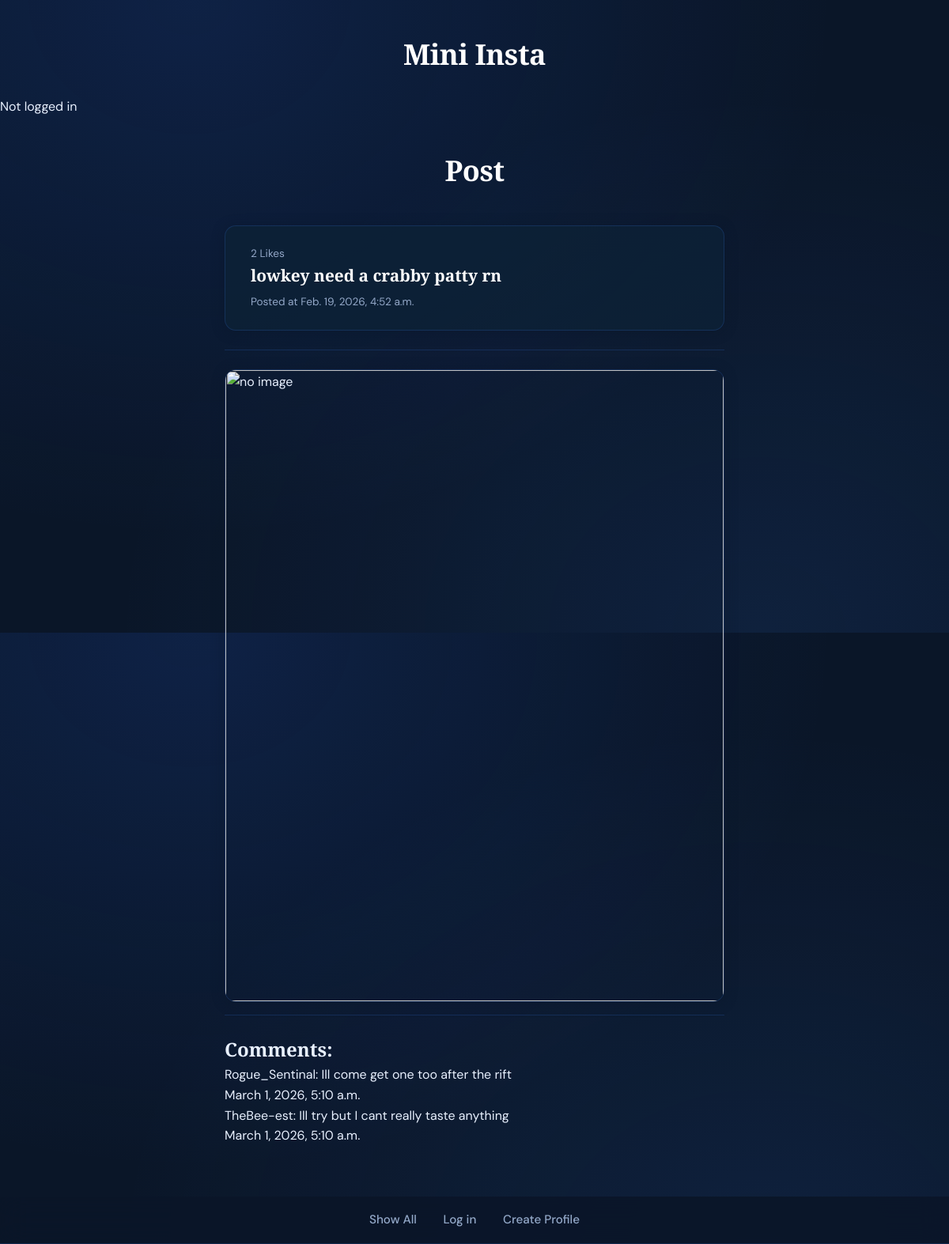
The app's page /mini_insta/post/1 with its own data.
### mini_insta/models.py (models this page shows, shortened)
class Post(models.Model):
  profile = models.ForeignKey(Profile, on_delete=models.CASCADE)
  caption = models.TextField(blank=False)
  timestamp=models.DateTimeField(auto_now=True)
  def get_all_photos(self):
    photos = Photo.objects.filter(post=self).order_by('-timestamp')
    return photos
  def get_all_comments(self):
    comments = Comment.objects.filter(post=self).order_by('-timestamp')
    return comments
  def get_likes(self):
    likes = Like.objects.filter(post=self)
    return likes

class Comment(models.Model):
  post = models.ForeignKey(Post, on_delete=models.CASCADE)
  profile = models.ForeignKey(Profile, on_delete=models.CASCADE)
  timestamp = models.DateTimeField(auto_now=True)
  text = models.TextField(blank=False)

class Profile(models.Model):
  user = models.ForeignKey(User, on_delete=models.CASCADE)
  username=models.TextField(blank=True)
  display_name=models.TextField(blank=True)
  profile_image_url = models.URLField(blank=True)
  bio_text=models.TextField(blank=True)
  join_date=models.DateTimeField(auto_now=True)

### mini_insta/views.py (the view)
# urls.py: path('post/<int:pk>', PostDetailView.as_view(), name='post'),
class PostDetailView(DetailView):
    model = Post
    template_name = 'mini_insta/show_post.html'
    context_object_name = 'post'
    def get_context_data(self, **kwargs):
        context = super().get_context_data(**kwargs)
        if self.request.user.is_authenticated:
            my_profile = Profile.objects.get(user=self.request.user)
            context['my_profile'] = my_profile
            context['user_likes_post'] = Like.objects.filter(profile=my_profile, post=self.object).exists()
        return context

### mini_insta/templates/mini_insta/show_post.html (shortened to what this page needs)
{% extends 'mini_insta/base.html' %}
{% block content %}
<h1>Post</h1>
<main class="single-post-container">
  <article>
    <div>
      <p>{{ post.get_likes.count }} Likes
      </p>
      <h2>{{ post.caption }}</h2>
      <p>Posted at {{ post.timestamp }}</p>
    </div>
  </article>
  <hr>
  {% for photo in post.get_all_photos %}
    <img src="{{ photo.get_image_url }}" alt="">
  {% empty %}
    <img src="/static/no-image.png" alt="no image">
  {% endfor %}
  <hr>
  <h2>Comments:</h2>
  {% for comment in post.get_all_comments %}
    <p>{{ comment.profile.username }}: {{ comment.text }}</p>
    <p>{{ comment.timestamp }}</p>
  {% empty %}
    <p>No comments yet.</p>
  {% endfor %}
</main>
{% endblock %}

### static/styles-blog.css (style rules this page uses)
:root { --blue-deep: #0a1628; --blue-dark: #0d2137; --blue-mid: #1a3a5c; --blue-accent: #2563eb; --blue-bright: #3b82f6; --blue-light: #60a5fa; --blue-glow: #93c5fd; --blue-subtle: #dbeafe; --white: #ffffff; --off-white: #f0f6ff; --text-primary: #e8f0fe; --text-muted: #93a8c8; --border: rgba(59, 130, 246, 0.18); --card-bg: rgba(13, 33, 55, 0.85); --radius: 14px; --radius-sm: 8px; --shadow: 0 4px 32px rgba(10, 22, 40, 0.6); --shadow-card: 0 2px 16px rgba(10, 22, 40, 0.4); }
*, *::before, *::after { box-sizing: border-box; margin: 0; padding: 0; }
html { scroll-behavior: smooth; }
body { font-family: 'DM Sans', sans-serif; background-color: var(--blue-deep); background-image: radial-gradient(ellipse at 20% 0%, rgba(37, 99, 235, 0.15) 0%, transparent 60%), radial-gradient(ellipse at 80% 100%, rgba(59, 130, 246, 0.10) 0%, transparent 60%); color: var(--text-primary); min-height: 100vh; line-height: 1.6; }
h1, h2, h3 { font-family: 'Playfair Display', serif; font-weight: 600; }
h1 { font-size: clamp(1.6rem, 3vw, 2.4rem); color: var(--white); text-align: center; padding: 2.5rem 1rem 1.5rem; letter-spacing: -0.5px; }
.single-post-container { max-width: 680px; margin: 0 auto; padding: 1rem 1.5rem 4rem; }
.single-post-container article { background: var(--card-bg); border: 1px solid var(--border); border-radius: var(--radius); padding: 1.5rem 2rem; margin-bottom: 1.5rem; box-shadow: var(--shadow-card); }
.single-post-container article h2 { font-size: 1.3rem; color: var(--white); margin-bottom: 0.4rem; }
.single-post-container article p { font-size: 0.85rem; color: var(--text-muted); }
.single-post-container hr { border: none; border-top: 1px solid var(--border); margin-bottom: 1.5rem; }
.single-post-container img { width: 100%; border-radius: var(--radius); display: block; margin-bottom: 1rem; box-shadow: var(--shadow-card); border: 1px solid var(--border); }
main { animation: fadeUp 0.4s ease both; }

### records on screen
Post: get_likes.count "2", caption "lowkey need a crabby patty rn", timestamp "Feb. 19, 2026, 4:52 a.m."
Comment: profile.username "Rogue_Sentinal", text "Ill come get one too after the rift", timestamp "March 1, 2026, 5:10 a.m."
Comment: profile.username "TheBee-est", text "Ill try but I cant really taste anything", timestamp "March 1, 2026, 5:10 a.m."
